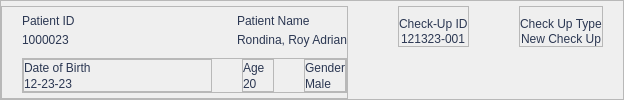
               <widget class="QFrame" name="Info">
                <property name="sizePolicy">
                 <sizepolicy hsizetype="Expanding" vsizetype="Preferred">
                  <horstretch>0</horstretch>
                  <verstretch>0</verstretch>
                 </sizepolicy>
                </property>
                <property name="styleSheet">
                 <string notr="true">QLabel {
	font: 500 13pt &quot;Satoshi&quot;;
	color: #2B3752;
}
#PatName, #PatID, #PatDoB, #PatGender, #PatAge, #PatStatus, #CheckUpID {
	font: 900 16pt &quot;Satoshi&quot;;
}</string>
                </property>
                <property name="frameShape">
                 <enum>QFrame::StyledPanel</enum>
                </property>
                <property name="frameShadow">
                 <enum>QFrame::Raised</enum>
                </property>
                <layout class="QHBoxLayout" name="horizontalLayout_2">
                 <property name="spacing">
                  <number>10</number>
                 </property>
                 <property name="leftMargin">
                  <number>0</number>
                 </property>
                 <property name="topMargin">
                  <number>5</number>
                 </property>
                 <property name="rightMargin">
                  <number>20</number>
                 </property>
                 <property name="bottomMargin">
                  <number>0</number>
                 </property>
                 <item>
                  <widget class="QFrame" name="PatInfo">
                   <property name="sizePolicy">
                    <sizepolicy hsizetype="Expanding" vsizetype="Preferred">
                     <horstretch>0</horstretch>
                     <verstretch>0</verstretch>
                    </sizepolicy>
                   </property>
                   <property name="styleSheet">
                    <string notr="true">QLabel {
	font: 500 13pt &quot;Satoshi&quot;;
	color: #2B3752;
}
#PatName, #PatID, #PatDoB, #PatGender, #PatAge, #PatStatus {
	font: 900 16pt &quot;Satoshi&quot;;
}</string>
                   </property>
                   <property name="frameShape">
                    <enum>QFrame::StyledPanel</enum>
                   </property>
                   <property name="frameShadow">
                    <enum>QFrame::Raised</enum>
                   </property>
                   <layout class="QVBoxLayout" name="verticalLayout_20">
                    <property name="spacing">
                     <number>10</number>
                    </property>
                    <property name="leftMargin">
                     <number>20</number>
                    </property>
                    <property name="topMargin">
                     <number>5</number>
                    </property>
                    <property name="rightMargin">
                     <number>0</number>
                    </property>
                    <property name="bottomMargin">
                     <number>5</number>
                    </property>
                    <item>
                     <layout class="QHBoxLayout" name="horizontalLayout_8">
                      <property name="spacing">
                       <number>15</number>
                      </property>
                      <item>
                       <widget class="QWidget" name="widget" native="true">
                        <property name="sizePolicy">
                         <sizepolicy hsizetype="Fixed" vsizetype="Preferred">
                          <horstretch>0</horstretch>
                          <verstretch>0</verstretch>
                         </sizepolicy>
                        </property>
                        <property name="minimumSize">
                         <size>
                          <width>200</width>
                          <height>0</height>
                         </size>
                        </property>
                        <layout class="QVBoxLayout" name="verticalLayout_4">
                         <property name="spacing">
                          <number>1</number>
                         </property>
                         <property name="leftMargin">
                          <number>0</number>
                         </property>
                         <property name="topMargin">
                          <number>0</number>
                         </property>
                         <property name="rightMargin">
                          <number>0</number>
                         </property>
                         <property name="bottomMargin">
                          <number>0</number>
                         </property>
                         <item>
                          <widget class="QLabel" name="Label">
                           <property name="sizePolicy">
                            <sizepolicy hsizetype="Fixed" vsizetype="Preferred">
                             <horstretch>0</horstretch>
                             <verstretch>0</verstretch>
                            </sizepolicy>
                           </property>
                           <property name="minimumSize">
                            <size>
                             <width>0</width>
                             <height>0</height>
                            </size>
                           </property>
                           <property name="maximumSize">
                            <size>
                             <width>300</width>
                             <height>16777215</height>
                            </size>
                           </property>
                           <property name="text">
                            <string>Patient ID</string>
                           </property>
                          </widget>
                         </item>
                         <item>
                          <widget class="QLabel" name="PatID">
                           <property name="sizePolicy">
                            <sizepolicy hsizetype="Fixed" vsizetype="Preferred">
                             <horstretch>0</horstretch>
                             <verstretch>0</verstretch>
                            </sizepolicy>
                           </property>
                           <property name="maximumSize">
                            <size>
                             <width>300</width>
                             <height>16777215</height>
                            </size>
                           </property>
                           <property name="text">
                            <string>1000023</string>
                           </property>
                          </widget>
                         </item>
                        </layout>
                       </widget>
                      </item>
                      <item>
                       <layout class="QVBoxLayout" name="verticalLayout_6">
                        <property name="spacing">
                         <number>1</number>
                        </property>
                        <item>
                         <widget class="QLabel" name="Label_2">
                          <property name="text">
                           <string>Patient Name</string>
                          </property>
                         </widget>
                        </item>
                        <item>
                         <widget class="QLabel" name="PatName">
                          <property name="text">
                           <string>Rondina, Roy Adrian</string>
                          </property>
                         </widget>
                        </item>
                       </layout>
                      </item>
                     </layout>
                    </item>
                    <item>
                     <widget class="QFrame" name="frame_9">
                      <property name="frameShape">
                       <enum>QFrame::StyledPanel</enum>
                      </property>
                      <property name="frameShadow">
                       <enum>QFrame::Raised</enum>
                      </property>
                      <layout class="QHBoxLayout" name="horizontalLayout_3">
                       <property name="spacing">
                        <number>30</number>
                       </property>
                       <property name="leftMargin">
                        <number>0</number>
                       </property>
                       <property name="topMargin">
                        <number>0</number>
                       </property>
                       <property name="rightMargin">
                        <number>0</number>
                       </property>
                       <property name="bottomMargin">
                        <number>0</number>
                       </property>
                       <item>
                        <widget class="QFrame" name="PatDOB">
                         <property name="sizePolicy">
                          <sizepolicy hsizetype="Fixed" vsizetype="Preferred">
                           <horstretch>0</horstretch>
                           <verstretch>0</verstretch>
                          </sizepolicy>
                         </property>
                         <property name="minimumSize">
                          <size>
                           <width>189</width>
                           <height>0</height>
                          </size>
                         </property>
                         <property name="styleSheet">
                          <string notr="true"/>
                         </property>
                         <property name="frameShape">
                          <enum>QFrame::StyledPanel</enum>
                         </property>
                         <property name="frameShadow">
                          <enum>QFrame::Raised</enum>
                         </property>
                         <layout class="QVBoxLayout" name="verticalLayout_18">
                          <property name="spacing">
                           <number>1</number>
                          </property>
                          <property name="leftMargin">
                           <number>0</number>
                          </property>
                          <property name="topMargin">
                           <number>0</number>
                          </property>
                          <property name="rightMargin">
                           <number>0</number>
                          </property>
                          <property name="bottomMargin">
                           <number>0</number>
                          </property>
                          <item>
                           <widget class="QLabel" name="label_3">
                            <property name="text">
                             <string>Date of Birth</string>
                            </property>
                           </widget>
                          </item>
                          <item>
                           <widget class="QLabel" name="PatDoB">
                            <property name="text">
                             <string>12-23-23</string>
                            </property>
                           </widget>
                          </item>
                         </layout>
                        </widget>
                       </item>
                       <item>
                        <widget class="QFrame" name="Age">
                         <property name="sizePolicy">
                          <sizepolicy hsizetype="Preferred" vsizetype="Preferred">
                           <horstretch>0</horstretch>
                           <verstretch>0</verstretch>
                          </sizepolicy>
                         </property>
                         <property name="styleSheet">
                          <string notr="true"/>
                         </property>
                         <property name="frameShape">
                          <enum>QFrame::StyledPanel</enum>
                         </property>
                         <property name="frameShadow">
                          <enum>QFrame::Raised</enum>
                         </property>
                         <layout class="QVBoxLayout" name="verticalLayout_16">
                          <property name="spacing">
                           <number>1</number>
                          </property>
                          <property name="leftMargin">
                           <number>0</number>
                          </property>
                          <property name="topMargin">
                           <number>0</number>
                          </property>
                          <property name="rightMargin">
                           <number>0</number>
                          </property>
                          <property name="bottomMargin">
                           <number>0</number>
                          </property>
                          <item>
                           <widget class="QLabel" name="label">
                            <property name="text">
                             <string>Age</string>
                            </property>
                           </widget>
                          </item>
                          <item>
                           <widget class="QLabel" name="PatAge">
                            <property name="text">
                             <string>20</string>
                            </property>
                           </widget>
                          </item>
                         </layout>
                        </widget>
                       </item>
                       <item>
                        <widget class="QFrame" name="PatAge_2">
                         <property name="sizePolicy">
                          <sizepolicy hsizetype="Preferred" vsizetype="Preferred">
                           <horstretch>0</horstretch>
                           <verstretch>0</verstretch>
                          </sizepolicy>
                         </property>
                         <property name="styleSheet">
                          <string notr="true"/>
                         </property>
                         <property name="frameShape">
                          <enum>QFrame::StyledPanel</enum>
                         </property>
                         <property name="frameShadow">
                          <enum>QFrame::Raised</enum>
                         </property>
                         <layout class="QVBoxLayout" name="verticalLayout_19">
                          <property name="spacing">
                           <number>1</number>
                          </property>
                          <property name="leftMargin">
                           <number>0</number>
                          </property>
                          <property name="topMargin">
                           <number>0</number>
                          </property>
                          <property name="rightMargin">
                           <number>0</number>
                          </property>
                          <property name="bottomMargin">
                           <number>0</number>
                          </property>
                          <item>
                           <widget class="QLabel" name="label_5">
                            <property name="text">
                             <string>Gender</string>
                            </property>
                           </widget>
                          </item>
                          <item>
                           <widget class="QLabel" name="PatGender">
                            <property name="text">
                             <string>Male</string>
                            </property>
                           </widget>
                          </item>
                         </layout>
                        </widget>
                       </item>
                      </layout>
                     </widget>
                    </item>
                   </layout>
                  </widget>
                 </item>
                 <item>
                  <spacer name="horizontalSpacer">
                   <property name="orientation">
                    <enum>Qt::Horizontal</enum>
                   </property>
                   <property name="sizeHint" stdset="0">
                    <size>
                     <width>40</width>
                     <height>20</height>
                    </size>
                   </property>
                  </spacer>
                 </item>
                 <item alignment="Qt::AlignRight|Qt::AlignTop">
                  <widget class="QFrame" name="Status_2">
                   <property name="sizePolicy">
                    <sizepolicy hsizetype="Minimum" vsizetype="Preferred">
                     <horstretch>0</horstretch>
                     <verstretch>0</verstretch>
                    </sizepolicy>
                   </property>
                   <property name="frameShape">
                    <enum>QFrame::StyledPanel</enum>
                   </property>
                   <property name="frameShadow">
                    <enum>QFrame::Raised</enum>
                   </property>
                   <layout class="QVBoxLayout" name="verticalLayout_21">
                    <property name="spacing">
                     <number>1</number>
                    </property>
                    <property name="leftMargin">
                     <number>0</number>
                    </property>
                    <property name="topMargin">
                     <number>10</number>
                    </property>
                    <property name="rightMargin">
                     <number>0</number>
                    </property>
                    <property name="bottomMargin">
                     <number>0</number>
                    </property>
                    <item>
                     <widget class="QLabel" name="Type_2">
                      <property name="text">
                       <string>Check-Up ID</string>
                      </property>
                     </widget>
                    </item>
                    <item alignment="Qt::AlignHCenter">
                     <widget class="QLabel" name="CheckUpID">
                      <property name="sizePolicy">
                       <sizepolicy hsizetype="Minimum" vsizetype="Minimum">
                        <horstretch>0</horstretch>
                        <verstretch>0</verstretch>
                       </sizepolicy>
                      </property>
                      <property name="text">
                       <string>121323-001</string>
                      </property>
                      <property name="alignment">
                       <set>Qt::AlignLeading</set>
                      </property>
                     </widget>
                    </item>
                   </layout>
                  </widget>
                 </item>
                 <item>
                  <spacer name="horizontalSpacer_2">
                   <property name="orientation">
                    <enum>Qt::Horizontal</enum>
                   </property>
                   <property name="sizeType">
                    <enum>QSizePolicy::Fixed</enum>
                   </property>
                   <property name="sizeHint" stdset="0">
                    <size>
                     <width>40</width>
                     <height>20</height>
                    </size>
                   </property>
                  </spacer>
                 </item>
                 <item alignment="Qt::AlignRight|Qt::AlignTop">
                  <widget class="QFrame" name="Status">
                   <property name="sizePolicy">
                    <sizepolicy hsizetype="Minimum" vsizetype="Preferred">
                     <horstretch>0</horstretch>
                     <verstretch>0</verstretch>
                    </sizepolicy>
                   </property>
                   <property name="frameShape">
                    <enum>QFrame::StyledPanel</enum>
                   </property>
                   <property name="frameShadow">
                    <enum>QFrame::Raised</enum>
                   </property>
                   <layout class="QVBoxLayout" name="verticalLayout_17">
                    <property name="spacing">
                     <number>1</number>
                    </property>
                    <property name="leftMargin">
                     <number>0</number>
                    </property>
                    <property name="topMargin">
                     <number>10</number>
                    </property>
                    <property name="rightMargin">
                     <number>0</number>
                    </property>
                    <property name="bottomMargin">
                     <number>0</number>
                    </property>
                    <item>
                     <widget class="QLabel" name="Type">
                      <property name="text">
                       <string>Check Up Type</string>
                      </property>
                     </widget>
                    </item>
                    <item alignment="Qt::AlignHCenter">
                     <widget class="QLabel" name="PatStatus">
                      <property name="sizePolicy">
                       <sizepolicy hsizetype="Minimum" vsizetype="Minimum">
                        <horstretch>0</horstretch>
                        <verstretch>0</verstretch>
                       </sizepolicy>
                      </property>
                      <property name="text">
                       <string>New Check Up</string>
                      </property>
                      <property name="alignment">
                       <set>Qt::AlignLeading</set>
                      </property>
                     </widget>
                    </item>
                   </layout>
                  </widget>
                 </item>
                </layout>
               </widget>
